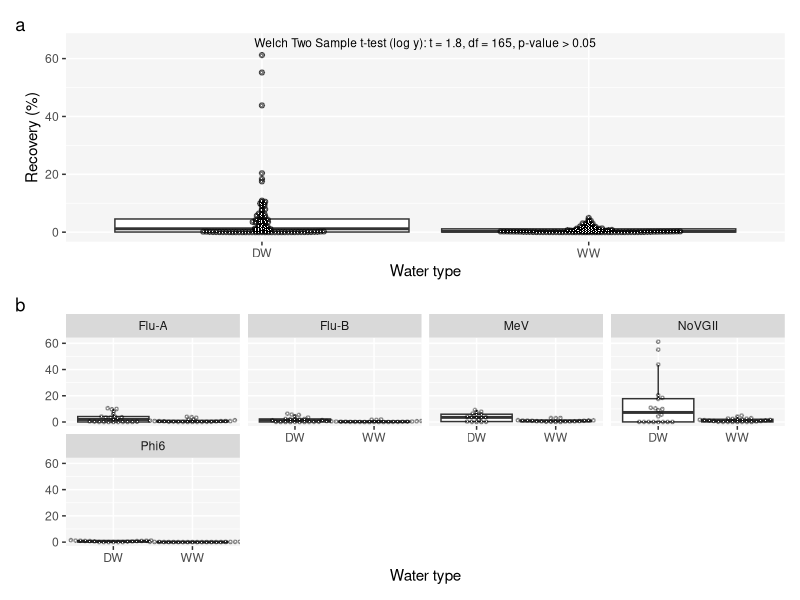
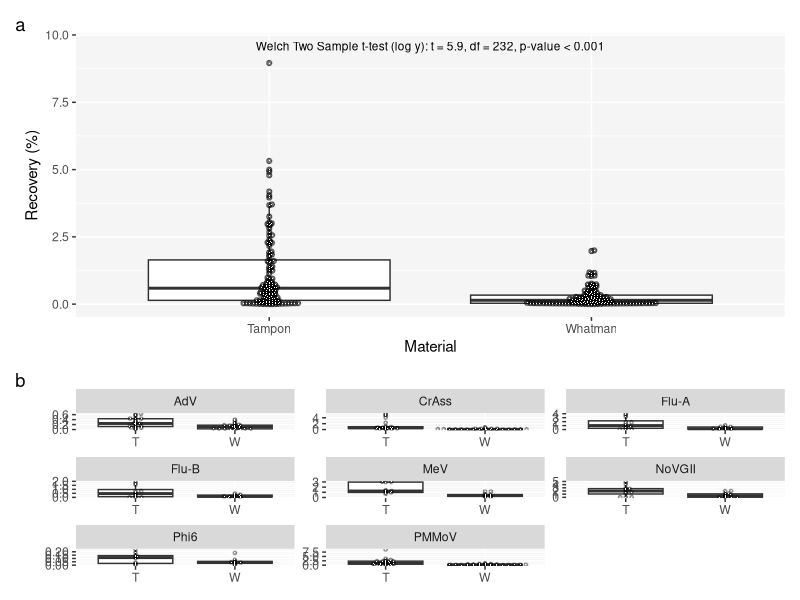

Generate these figures, in order, with R: (Note: this script raises an error after producing the figures.)
## ---- chunk 1
knitr::opts_chunk$set(echo = FALSE, warning = FALSE, message = FALSE, fig.height = 9, fig.width = 9)
## ---- chunk 2
library(tidyverse)
library(patchwork)
library(broom)
library(ggbeeswarm)

theme_set(theme_grey()+theme(panel.background = element_rect(fill = "grey96")))
## ---- chunk 3

#summarises mean, sd, se, ci for bar charts
mean_ci_summary <- function(data, groups, variable, log10 = FALSE){
  
  data <- data|>ungroup()
  
  for (i in 1:length(groups)) {
    
    data <- data|>
      group_by(.data[[ groups[i] ]], .add = TRUE)
    
  }
  
  if(log10 == TRUE){
    
    data|>
    mutate(varna = case_when(is.na(.data[[variable]]) | is.nan(.data[[variable]]) | is.infinite(.data[[variable]]) ~ as.integer(1),
                             TRUE ~ NA_integer_))|>
      summarise(mean = mean(log10(.data[[variable]]), na.rm = TRUE),
                sd = sd(log10(.data[[variable]]), na.rm = TRUE),
                n = n() - sum(varna, na.rm = TRUE))|>
      mutate(se = sd / sqrt(n),
             ci = se * qt(1 - 0.05 / 2, n-1))
    
  }else {
    
    data|>
      mutate(varna = case_when(is.na(.data[[variable]]) | is.nan(.data[[variable]]) | is.infinite(.data[[variable]]) ~ as.integer(1),
                             TRUE ~ NA_integer_))|>
      summarise(mean = mean(.data[[variable]], na.rm = TRUE),
                sd = sd(.data[[variable]], na.rm = TRUE),
                n = n()  - sum(varna, na.rm = TRUE))|>
      mutate(se = sd / sqrt(n),
             ci = se * qt(1 - 0.05 / 2, n-1))
    
  }
}

pvalue_fun <- function(p.value){
  if(is.na(p.value)){
    NA_character_
  }else if(p.value > 0.05){
    "> 0.05"
  }else if(p.value < 0.05 & p.value > 0.01){
    "< 0.05"
  }else if(p.value < 0.01 & p.value > 0.001){
    "< 0.01"
  }else if(p.value < 0.001){
    "< 0.001"
  }else {
    "something went wrong"
  }
}

pvalue_star <- function(p.value){
  if(is.na(p.value)){
    NA_character_
  }else if(p.value > 0.05){
    "."
  }else if(p.value < 0.05 & p.value > 0.01){
    "*"
  }else if(p.value < 0.01 & p.value > 0.001){
    "**"
  }else if(p.value < 0.001){
    "***"
  }else {
    "something went wrong"
  }
}

stat_paste_fun <- function(stat, log = FALSE){
  if(log != TRUE){
  stat_paste <- paste0(str_remove_all(stat[["method"]][[1]], "\n\t"), ": ", 
         str_remove_all(names(stat[["statistic"]]), "Kruskal-Wallis "), " = ",
         round(stat[["statistic"]][[1]],1), ", ",
         if(length(stat[["parameter"]]) == 0)
         {""
         }else if(is.na(stat[["parameter"]])){
           ""
         }else if(length(stat[["parameter"]]) > 0){
           paste0("df = ", round(stat[["parameter"]], 0), ", ")
         } ,
         "p-value ",  pvalue_fun(stat[["p.value"]]))
  }else{
  stat_paste <- paste0(str_remove_all(stat[["method"]][[1]], "\n\t"), " (log y): ", 
           str_remove_all(names(stat[["statistic"]]), "Kruskal-Wallis "), " = ",
           round(stat[["statistic"]][[1]],1), ", ",
           if(length(stat[["parameter"]]) == 0)
           {""
           }else if(is.na(stat[["parameter"]])){
             ""
           }else if(length(stat[["parameter"]]) > 0){
             paste0("df = ", round(stat[["parameter"]], 0), ", ")
           } ,
           "p-value ",  pvalue_fun(stat[["p.value"]]))
  }
  
 stat_paste2 <- str_replace(stat_paste, "One-way analysis of means [(]not assuming equal variances[])]", "Welch ANOVA")
  
  return(stat_paste2)
}

paste_anova_fun <- function(anova, log = FALSE){
  
  if(log != TRUE){
  paste0("ANOVA: ", "F value = ", round((anova$`F value`)[1], 2), ", ", "p-value ", pvalue_fun(anova$`Pr(>F)`[1]))
  }else {
    paste0("ANOVA (log y): ", "F value = ", round((anova$`F value`)[1], 2), ", ", "p-value ", pvalue_fun(anova$`Pr(>F)`[1])) 
  }
}

lmR2adj <- function(lm){
  
  R2 <- 1-((sum(residuals(lm)^2))/
             (sum((lm$model[[1]] - mean(lm$model[[1]]))^2)))
  
  1- ((1 - R2) * (length(lm$model[[1]] ) - 1)/
                 (length(lm$model[[1]] ) - length(lm$coefficients) - 1))
}

lmR2 <- function(lm){
  
  1-((sum(residuals(lm)^2))/
             (sum((lm$model[[1]] - mean(lm$model[[1]]))^2)))
}

glmR2 <- function(glm, adj = FALSE){
  
  residuals <- glm[["y"]] - glm[["fitted.values"]]
  
  R2 <- 1-((sum(residuals^2))/
             (sum((glm$model[[1]] - mean(glm$model[[1]]))^2)))
  
  if(adj != TRUE){
    
  return(R2)
    
  }else {
    
    1- ((1 - R2) * (length(glm$model[[1]] ) - 1)/
                 (length(glm$model[[1]] ) - length(glm$coefficients) - 1))
  }
}



pairwise_diff_comps <- function(pairwise_pv_matrix){
  
  pairwise_diff <- as_tibble(pairwise_pv_matrix, rownames = "vars")|>
  pivot_longer(2:last_col(), names_to = "var.y", values_to = "p.value")|>
  na.omit()|>
  filter(p.value < 0.05)|>
  select(1,2)|>
  unite("comp", c(1,2), sep = " ~ ")
  
  comp_diffs <- ""
  
  for (i in 1:nrow(pairwise_diff)) {
    
    if(i == nrow(pairwise_diff)){
      comp_diffs <- paste0(c(comp_diffs, pairwise_diff[[i,1]]), collapse = ", and ")
    }else if(i != 1){
      comp_diffs <- paste0(c(comp_diffs, pairwise_diff[[i,1]]), collapse = ", ")
    }else{
      comp_diffs <- pairwise_diff[[i,1]]
    }
    
  }
  
  return(comp_diffs)
}

plot_assumptions <- function(model, obs, bins = 30){
        #create tibble for use in ggplot of model assumptions
        df <- tibble(
                observations = obs,
                fitted = fitted(model),
                residuals = resid(model),
                standardised_residuals = sqrt(resid(model)^2),
                RMSresiduals = sqrt(mean(resid(model)^2)))
        
        
        a <- ggplot(df, aes(fitted, residuals))+
                geom_point()+
                geom_abline(aes(slope = 0, intercept = 0))
                #labs(title = "Heteroscedasticity", subtitle = "Check trends not captured by model")
        
        b <- ggplot(df, aes(residuals))+
                geom_histogram(bins = bins)
        
        c <- ggplot(df, aes(sample = residuals))+
                geom_qq()+
                geom_qq_line()#+
                #labs(title = "Quantile-quantile plot", subtitle = "check normality of residuals")
        
        d <- ggplot(df, aes(observations, fitted))+
                geom_point()+
                geom_abline()#+
                #labs(subtitle = "Check accuracy of model across whole dataset")
        
        plot <- a+b+c+d+plot_layout(ncol = 2, nrow = 2)+plot_annotation(tag_levels = "a")
        return(plot)
} 

## ---- chunk 4

data <- read_csv("recovery_data.csv")

virus_char <- read_csv("virus_characteristics.csv")|>
  pivot_longer(2:12, names_to = "virus", values_to = "value")|>
  pivot_wider(names_from = "...1", values_from = "value")


clean <- data|>
  select(-Sample_code)|>
  rename("method" = Method, "spike" = Spike,
         "water_type" = Water_type, "material" = Material,
         "replicate" = Replicate)|>
  pivot_longer(cols = contains("rec"), names_to = "virus", values_to = "rec")|>
  mutate(virus = str_remove_all(virus, "_recoveries"))|>
  mutate(rec = case_when((spike == "U" & virus %in% c("SARS", "Phi6", "NoVGII", "Flu-A", "Flu-B") ) ~ NA_real_,
                         spike == "S" & water_type == "DW" & virus %in% c("AdV", "PMMoV", "CrAss") ~ NA_real_,
                         TRUE ~ rec),
         rec = rec * 100)|>
  left_join(virus_char, by = "virus")|>
  mutate(rec = case_when(round(rec,6) <= 0 ~ NA_real_,
                        TRUE ~ round(rec,6)),
         shape = factor(shape),
         water_type = factor(water_type),
         enveloped = factor(enveloped),
         size_nm = as.double(size_nm),
         method = factor(method),
         genome = factor(genome),
         samples_spiked = str_replace_all(samples_spiked, c("yes" = "S",
                                                            "no" = "U")),
         virus = str_replace_all(virus, c("SARS" = "SARS-CoV-2")))|>
  na.omit()


## ---- chunk 5

notes <- (tibble(estimate.x = "p-value: < 0.001 [***]; < 0.01 [**]; < 0.05 [*]; > 0.05 [.]"))
## ---- chunk 6
ww_all <- clean|>
  filter(water_type == "WW")|>
  mutate(material = str_replace_all(material, c("W" = "Whatman paper",
                                                "T" = "Tampon")),
        material = paste0(material, " WW"),
         virus = str_replace_all(virus, c("SARS-CoV-2" = "SARS")))|>
  ggplot(aes(y = rec, x =method))+
  geom_beeswarm(cex = 2)+
  geom_beeswarm(cex = 2, size = 0.1, colour = "white")+
  scale_y_continuous(sec.axis = sec_axis( trans=~.*1, name="Virus", labels = NULL, breaks = NULL))+
  facet_grid(samples_spiked + virus ~ material, scale = "free", space = "free_x")+
  labs(x = "Concentration method", y = "Recovery (%)")

dw_all <- clean|>
  filter(water_type == "DW", samples_spiked == "S")|>
  mutate(material = str_replace_all(material, c("W" = "Whatman paper",
                                                "T" = "Tampon")),
        material = paste0(material, " DW"),
         virus = str_replace_all(virus, c("SARS-CoV-2" = "SARS")))|>
  ggplot(aes(y = rec, x =method))+
  geom_beeswarm(cex = 2)+
  geom_beeswarm(cex = 2, size = 0.1, colour = "white")+
  scale_y_continuous(sec.axis = sec_axis( trans=~.*1, name="Virus", labels = NULL, breaks = NULL))+
  facet_grid(samples_spiked + virus ~ material, scale = "free", space = "free_x")+
  labs(x = "Concentration method", y = "Recovery (%)")

WWDW_all <- (ww_all + theme(axis.title.x = element_blank())) / dw_all + plot_layout(heights = c(1.1, 0.8))
## ---- chunk 7
wt_comp <- clean|>
  filter(spike == "S" & samples_spiked == "S",
         virus != "MNV")

wt_comp_t.t <- tibble(label = stat_paste_fun(t.test(log(rec) ~ water_type, data = wt_comp), log = TRUE),
       row = 1)

f <- var.test(log(rec) ~ water_type, data = wt_comp)

Figure1 <- (wt_comp|>
  mutate(row = row_number())|>
  left_join(wt_comp_t.t, by = "row")|>
  ggplot(aes(water_type, rec))+
  geom_boxplot(width = 2, outlier.alpha = 0)+
  geom_beeswarm(cex = 0.5, alpha = 0.5)+
    geom_beeswarm(cex = 0.5, shape = ".", colour = "white")+
  geom_text(aes(x = 1.5, y = max(rec) + (0.07 * (max(rec) - min(rec))),
                label = label), size = 3)+
  labs(x = "Water type",
       y = "Recovery (%)")) +
  
  (wt_comp|>
  ggplot(aes(water_type, rec))+
  geom_boxplot(width = 2, outlier.alpha = 0)+
  geom_beeswarm(alpha = 0.3, cex = 3, size = 1)+
    geom_beeswarm(cex = 3, shape = ".", colour = "white")+
  facet_wrap(~virus, ncol = 4)+
  labs(x = "Water type",
       y = "Recovery (%)") +
  theme(axis.title.y = element_blank())) +
  
  plot_layout(widths = c(1.3, 0.7), nrow = 2, ncol = 1) +
    plot_annotation(tag_levels = "a")
  
## ---- chunk 8
Figure1
## ---- chunk 9
clean_ww <- clean|>
  filter(water_type == "WW")

f <- var.test(log(rec) ~ material, data = clean_ww)

material_comp_t.t <- tibble(label = stat_paste_fun(t.test(log(rec) ~ material, data = clean_ww), log = TRUE),
       row = 1)

fig2a <- clean_ww|>
  mutate(row = row_number(),
         material = str_replace_all(material, c("W" = "Whatman",
                                                "T" = "Tampon")))|>
  left_join(material_comp_t.t, by = "row")|>
  ggplot(aes(material, rec))+
  geom_boxplot(outlier.alpha = 0)+
  geom_beeswarm(cex = 0.5, alpha = 0.5)+
  geom_beeswarm(cex = 0.5, shape = ".", colour = "white")+
  geom_text(aes(x = 1.5, y = max(rec) + (0.07 * (max(rec) - min(rec))),
                label = label), size = 3)+
  labs(x = "Material",
       y = "Recovery (%)")
  
fig2b <- clean_ww|>
  ggplot(aes(material, rec))+
  geom_boxplot(outlier.alpha = 0)+
  geom_beeswarm(alpha = 0.3, cex = 3, size = 1)+
  geom_beeswarm(shape = ".", cex = 3, colour = "white")+
  facet_wrap(~virus, scales = "free")+
  labs(x = "Material",
       y = "Recovery (%)")+
  theme(axis.title = element_blank()) 

fig2 <- fig2a/ fig2b + plot_layout( heights = c(1.3, 0.7)) + plot_annotation(tag_levels = "a")

## ---- chunk 10
fig2
## ---- chunk 11

clean_ww_t <- clean_ww|>
  filter(material == "T")

f <- var.test(log(rec) ~ method, data = filter(clean_ww_t, method %in% c("D", "N")))

lm_meth <- lm(log(rec) ~ method, data = clean_ww_t)

meth_comp_aov <- tibble(label = stat_paste_fun(oneway.test(log(rec) ~ method, data = clean_ww_t), log = TRUE)[1],
                       row = 1)

meth_pairwise.t.test <- pairwise.t.test(log(clean_ww_t$rec), as.factor(clean_ww_t$method), pool.sd = FALSE)[["p.value"]]|>
  as_tibble(rownames = "varx")|>
  pivot_longer(2:4, names_to = "vary", values_to = "p.v")

fig3a <- clean_ww_t|>
  mutate(method = str_replace_all(method, c(
                                            "P" = "PBS-PEG (P)",
                                            "N" = "No elution PEG (N)",
                                            "BE" = "BE-PEG (BE)",
                                            "D" = "Direct extraction (D)")),
         method = fct_reorder(method, rec),
         row = row_number())|>
  left_join(meth_comp_aov, by = "row")|>
  ggplot(aes(method, rec))+
  geom_boxplot(outlier.alpha = 0)+
  geom_beeswarm(cex = 0.5, alpha = 0.5)+
  geom_beeswarm(cex = 0.5, shape = ".", colour = "white")+
  geom_text(aes(x = 2.5, y = max(rec) + (0.07 * (max(rec) - min(rec))),
                label = label), size = 3)+
  labs(x = "Concentration method",
       y = "Recovery (%)") 
  
fig3b <- clean_ww_t|>
  mutate(method = fct_reorder(str_replace_all(method, c("Amicon" = "Ami",
                                                        "BE-PEG" = "BE-P")), rec))|>
  ggplot(aes(method, rec))+
  geom_boxplot(outlier.alpha = 0)+
  geom_beeswarm(alpha = 0.3, cex = 3, size = 1)+
  geom_beeswarm(shape = ".", cex = 3, colour = "white")+
  facet_wrap(~virus, scale = "free")+
  labs(x = "Concentration method",
       y = "Recovery (%)") 
  
fig3c <- meth_pairwise.t.test|>
  rowwise()|>
  mutate(p.v = pvalue_star(p.v),
         varx = str_replace_all(varx, c("Amicon" = "Ami",
                                          "BE-PEG" = "BE-P")),
         vary = str_replace_all(vary, c("Amicon" = "Ami",
                                          "BE-PEG" = "BE-P")))|>
  ggplot(aes(varx, vary))+
  geom_tile(fill = "grey97", colour = "white")+
  geom_text(aes(label = p.v))+
  xlab("Method")+
  theme(axis.title.y = element_blank())

fig3 <- fig3a / (fig3b + (fig3c/ plot_spacer()) + plot_layout(widths = c(1.35, 0.25))) + plot_layout(heights = c(1.3, 0.7), nrow = 2, ncol = 1) + plot_annotation(tag_levels = "a")
  

## ---- chunk 12
fig3
## ---- chunk 13

virus_char_ww <- clean_ww_t|>
  mutate(row = row_number(),
         shape = paste0(shape, "-", genome))


## ---- chunk 14
enveloped.t.test <- tibble(label = stat_paste_fun(t.test(log(rec) ~ enveloped, virus_char_ww), log = TRUE),
                           row = 1)

enveloped <- virus_char_ww|>
  mutate(row = row_number(),
         enveloped = str_replace_all(enveloped, c("no" = "Non-enveloped",
                                                 "yes" = "Enveloped")))|>
  left_join(enveloped.t.test, by = "row")|>
  ggplot(aes(enveloped, rec))+
  geom_boxplot(outlier.alpha = 0)+
  geom_beeswarm(alpha = 0.5)+
  geom_beeswarm(shape = ".", colour = "white")+
  geom_text(aes(x = 1.5, y = max(rec) + (0.07 * (max(rec) - min(rec))),
                label = label), size = 3)+
  labs(x = "Virus enveloped",
       y = "Recovery (%)")

enveloped_virus <- virus_char_ww|>
  mutate(enveloped = str_replace_all(enveloped, c("no" = "Non-enveloped",
                                                 "yes" = "Enveloped")))|>
  ggplot(aes(virus, rec))+
  geom_boxplot(outlier.alpha = 0)+
  geom_beeswarm(alpha = 0.5)+
  geom_beeswarm(shape = ".", colour = "white")+
  facet_wrap(~enveloped, scales = "free_x")+
  labs(x = "Virus enveloped",
       y = "Recovery (%)")


fig_envelope <- enveloped / enveloped_virus + plot_layout(heights = c(1.3, 0.7), nrow = 2) + plot_annotation(tag_levels = "a")

## ---- chunk 15
fig_envelope
## ---- chunk 16
WWDW_all
## ---- chunk 17
wt_comp|>
  ggplot(aes(sample = log(rec)))+
  geom_qq()+
  geom_qq_line()+
  facet_wrap(~water_type, scales = "free")+
  labs(y = "log recovery",
       x = "theoretical")
## ---- chunk 18
clean_ww|>
  ggplot(aes(sample = log(rec)))+
  geom_qq()+
  geom_qq_line()+
  facet_wrap(~material, scales = "free")+
  labs(y = "log recovery",
       x = "theoretical")
## ---- chunk 19
clean_ww_t|>
  ggplot(aes(sample = log(rec)))+
  geom_qq()+
  geom_qq_line()+
  facet_wrap(~method, scales = "free")+
  labs(y = "log recovery",
       x = "theoretical")
## ---- chunk 20
virus_char_ww|>
  mutate(enveloped = str_replace_all(enveloped, c("no" = "Non-enveloped",
                                                 "yes" = "Enveloped")))|>
  ggplot(aes(sample = log(rec)))+
  geom_qq()+
  geom_qq_line()+
  facet_wrap(~enveloped, scales = "free")+
  labs(y = "log recovery",
       x = "theoretical")
